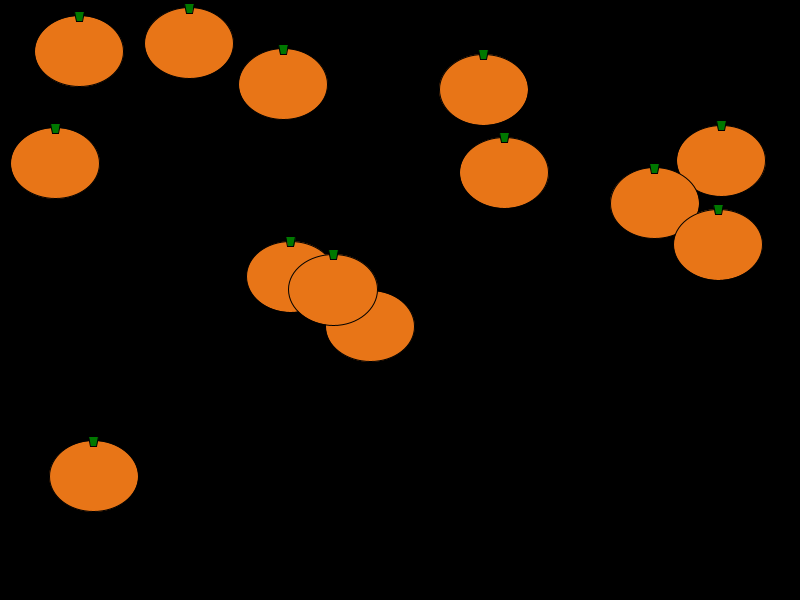
Frame 1 (no input)
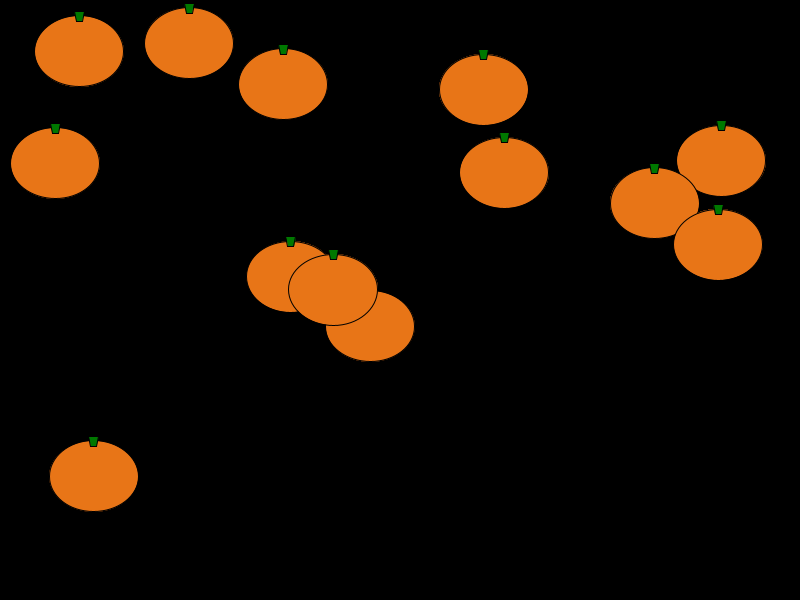
Frame 60 (the mouse pressed at the canvas centre just before this capture)
Frame 120 (the mouse held since frame 60 and released just before this capture): identical to frame 60, image omitted

The Processing sketch that drew these frames (run headless with seeded random() and noise(); from frame 60 on, the mouse is pressed at the canvas centre):

// Processing sketch: question1
// ── question1.pde
// Jack-o-lanterns
// question 1

final int pumpkinWidth = 89;
final int pumpkinHeight = 71;

class Pumpkin
{
  float x;
  float y;

  Pumpkin(float newX, float newY)
  {
    x = newX;
    y = newY;
  }
}

final int numPumpkins = 13;
Pumpkin[] pumpkinPatch = new Pumpkin[numPumpkins];

void setup()
{
  size(800, 600);
  background(0);
  smooth();
  
  int i = 0;
  while (i < numPumpkins)
  {
    pumpkinPatch[i] = new Pumpkin(random(pumpkinWidth/2, width-pumpkinWidth/2), // x
                                  random(pumpkinHeight/2, height-pumpkinHeight/2)); // y)
    
   i++; 
  }
}

void draw()
{
  for (int i=0; i < numPumpkins; i++)
  {
    drawPumpkin(pumpkinPatch[i]);
  }
}

void drawPumpkin(Pumpkin p)
{
  fill(232, 117, 23);
  ellipse(p.x, p.y, pumpkinWidth, pumpkinHeight);

  fill(0, 120, 0);
  quad(p.x - 3, p.y - pumpkinHeight/2 + 5, 
       p.x - 5, p.y - pumpkinHeight/2 - 5, 
       p.x + 5, p.y - pumpkinHeight/2 - 5, 
       p.x + 3, p.y - pumpkinHeight/2 + 5);
}
